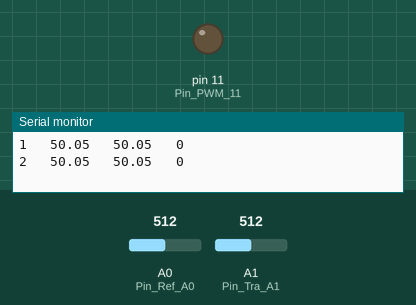
This sketch was run on a simulated Arduino Uno, built with avr-gcc and run on an emulated ATmega328P. On the bench: output pins drawn as LEDs (lit = HIGH), the last lines printed to the serial monitor. The inputs (shaded band) are chosen by the test bench; at power-on: A0 (Pin_Ref_A0) = 512, A1 (Pin_Tra_A1) = 512.

Above: at 2.8 s.
2.9 s: A0 (Pin_Ref_A0) set to 525
At 3.7 s:
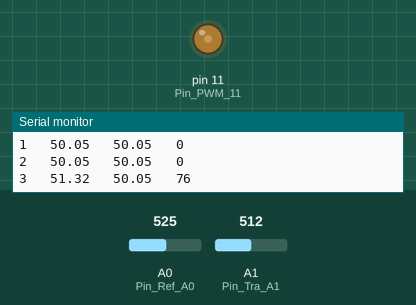
7.1 s: A1 (Pin_Tra_A1) set to 306
At 8.8 s:
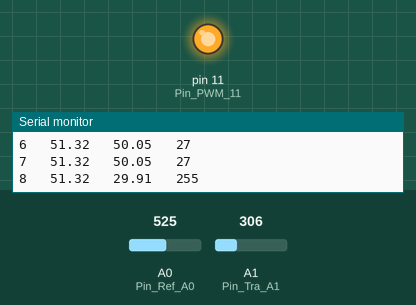
9.5 s: A1 (Pin_Tra_A1) set to 511
At 13.0 s:
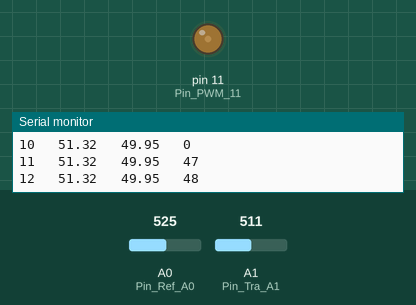
13.5 s: A1 (Pin_Tra_A1) set to 716
15.5 s: A1 (Pin_Tra_A1) set to 245
At 17.2 s:
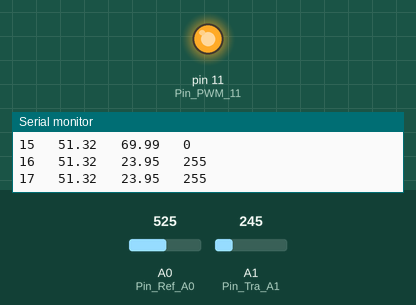
17.5 s: A0 (Pin_Ref_A0) set to 306
At 19.5 s:
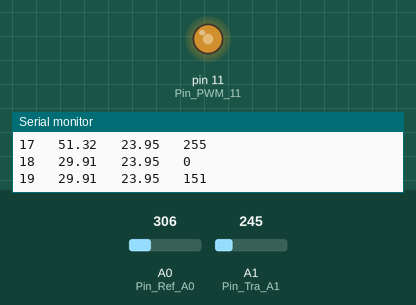
Timing chart, 0 to 22.7 s (numbered marks = the images above; inputs shaded):
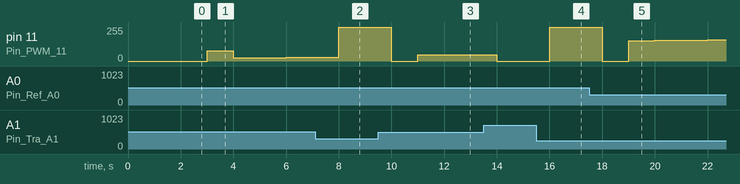

Measured:
- the behaviour switches between 512 and 513 on A0 (Pin_Ref_A0) (found by bisection; images 0 and 1)
- after the input at 2.9 s, pin 11 (Pin_PWM_11): 0/255 → 76/255 after 0.10 s, → 26/255 1.0 s later, → 27/255 2.0 s later
- after the input at 7.1 s, pin 11 (Pin_PWM_11): 27/255 → 255/255 after 0.90 s
- after the input at 9.5 s, pin 11 (Pin_PWM_11): 255/255 → 0/255 after 0.50 s, → 47/255 1.0 s later, → 48/255 1.0 s later
- after the input at 15.5 s, pin 11 (Pin_PWM_11): 0/255 → 255/255 after 0.50 s
- after the input at 17.5 s, pin 11 (Pin_PWM_11): 255/255 → 0/255 after 0.50 s, → 151/255 1.0 s later, → 154/255 1.0 s later, → 156/255 1.0 s later, … (5 changes in this stretch)

The sketch:

PWM_Prodel_AI_int_PID_v5_practica6.ino
```cpp
/*
Autor: José J. Quintana
Fecha creación: 10/05/2021
Fichero: PWM_Prodel_AI_int_v4
Universidad de Las Palmas de Gran Canaria

Programa base para la utilización del arduino uno como elemento de control, en
la asignatura de Regulación Automática del grado de Ingeniería en Electrónica
Industrial y Automática.
Utiliza una interrupción para un periodo de muestreo ajustable (se ha ajustado a 1s.
Utiliza las entradas analógicas y salidas PWM del arduino.

Implementa:
Un control manual en que La salida PWM (lámpara) sigue al potenciómetro de consigna
del sistema térmico (entrada A1).
Un control todo-nada.
Un control todo-nada con histéresis.
Un control proporcional.
*/

// Se incluyen las librerías.
#include "TimerOne.h" // Se necesita para utilizar la interrupción de tiempo


// Se definen las entradas y salidas
const int Pin_PWM_11 = 11;

const int Pin_Ref_A0 = A0;// Entrada de la referencia de temperatura
const int Pin_Tra_A1 = A1;// Entrada del sensor de temperatura

long tiempo; // variable para almacenar el tiempo

int valor_tra, valor_ref, salida_manual, u_int;
float temperatura, referencia;
float error, u_float, yp, yd, yI, h=0.5;
float k=20, Td=2, Ti=50, T=1;
float error1=0, yI1=0;

boolean flag_timer=false;


void setup() {
  // Se inicializa la interrupción de tiempo
  Timer1.initialize(1000000); // set a timer of length 1000000 microseconds
                             // (or 1 sec - or 1Hz)
  Timer1.attachInterrupt( timerIsr ); // attach the service routine here

  // Se activa la referencia analógica externa
  // ¡¡¡ Conectar en placa AREF con 3.3V !!!
  analogReference(EXTERNAL);

  // Se define la salida 11 como salida
  pinMode(Pin_PWM_11, OUTPUT);
   // initialize serial communications at 9600 bps:
  Serial.begin(9600);
}

void loop() {
  if (flag_timer) // Este if se activa cada segundo por la función timerIsr
  {
    tiempo=tiempo + 1; // Se genera el valor del tiempo en segundos

    // Se guardan los valores anteriores del error y de la parte integral
    error1=error;
    yI1=yI;

    // Se lee el valor de las entradas analógicas como valores enteros.
    valor_tra = analogRead(Pin_Tra_A1);
    valor_ref = analogRead(Pin_Ref_A0);


    // Se escalan las entradas 0-1023 ud (entero)= 0-100 grados centrigrados (float)
    temperatura=(float)valor_tra*100/1023; // El comando (float) pasa el entero valor_tra a float
    referencia=(float)valor_ref*100/1023;

/////////////// Controles propuestos /////////////////
// Control 1
    // Control manual utilizando la entrada A0 (Potenciometro).
    /*
    u_int=map(valor_ref,0,1203,0,255); // La salida PWM sólo acepta valores entre 0 y 255
    analogWrite(Pin_PWM_11, u_int);
    */

// // Control 2
//    // Control todo nada sin histéresis
//    if (temperatura < referencia)
//    {
//      u_int=255; // salida al 100%
//      analogWrite(Pin_PWM_11, u_int);
//    }
//    else
//    {
//      u_int=0; // salida al 0%
//      analogWrite(Pin_PWM_11, u_int);
//    }


// // Control 3
//    // Control todo nada con histéresis
//    if (temperatura < (referencia-h))
//    {
//      u_int=255; // salida al 100%
//      analogWrite(Pin_PWM_11, u_int);
//    }
//    else if (temperatura > (referencia+h))
//    {
//      u_int=0; // salida al 0%
//      analogWrite(Pin_PWM_11, u_int);
//    }


// // Control 4
// Controlador P, PI, PD y PID

    // Se calcula el error
    error=referencia-temperatura;

    // Control proporcional
    yp=k*error; // Se calcula la acción proporcional

    // Control derivativo
    yd=k*Td/T*(error-error1);

    // Acción integral
    yI=yI1+k/Ti*T/2*(error+error1);
    // La acción integral se limita para que no haya saturación (antiwindup)
    if (yI>255) {yI=255;}
    else if (yI<0) {yI=0;}


    // // Control P
    // u_float=yp;

    // // Control PD
    // u_float=yp+yd;

    // // Control PI
    // u_float=yp+yI;

    // PID
    u_float=yp+yd+yI;

    // Se envía a la salida PWM
    u_int=(int)u_float; // se pasa a un valor entero
    u_int=constrain(u_int,0,255); // se limita a un valor entre 0 y 255
    analogWrite(Pin_PWM_11, u_int); // se envía a la salida PWM


    //Serial.print("tiempo = "); // En caso de que se quiera mostrar por el puerto serie
    Serial.print(tiempo); //tiempo en décimas de segundo
    Serial.print("\t ");    // Tabulación
    //Serial.print("\t referencia = ");
    Serial.print(referencia);
    Serial.print("\t ");
    //Serial.print("\t temperatura = ");
    Serial.print(temperatura);
    Serial.print("\t ");
    //Serial.print("\t salida = ");
    Serial.print(u_int);
    Serial.print("\n"); // Nueva línea

    flag_timer=false;
  }
}


/// --------------------------
/// Custom ISR Timer Routine
/// --------------------------
// Esta función se activa cada vez que pasa el tiempo definido en la interrupción.
// En nuestro caso cada segundo
void timerIsr()
{
    flag_timer=true;
 }
```
